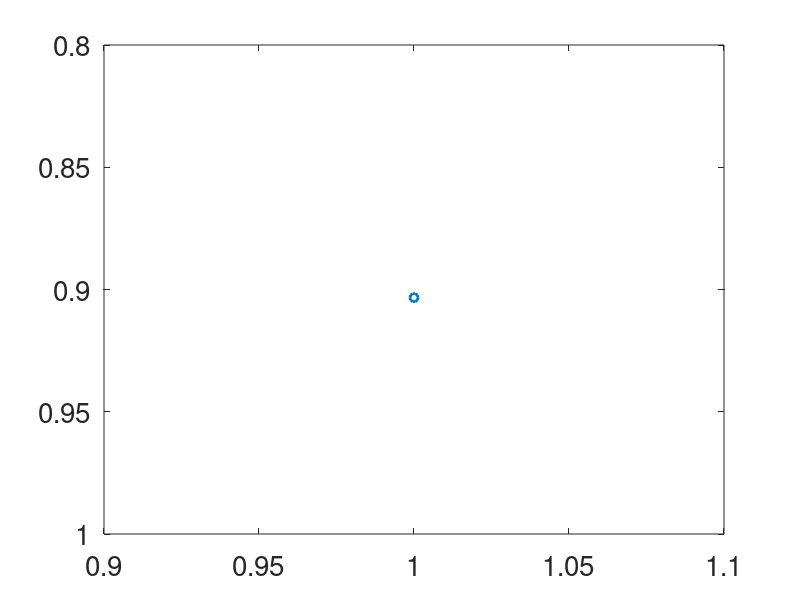

Write MATLAB code to recreate this figure. (Note: this script raises an error after producing the figure.)
function chain_phase_oscil(a,e,Noscils)
 % a is the coupling strength. e is the difference of intrinsic frequencies
 % from one oscillator to the next (typically negative, to get a head to
 % tail traveling wave). Noscils is the number of oscillators.
 close all
if nargin<1
    a = 2; % Coupling strength. FEEL FREE TO CHANGE
end
if nargin<2
    e=pi;  % Difference of intrinsic frequencies from one oscillator to the next. FEEL FREE TO CHANGE
end
if nargin<3
    Noscils=2;  % Number of oscillators. FEEL FREE TO CHANGE
end
close all

disp(sprintf('\n Noscils: %d,   Difference of freq: e=%.2f  Coupling strength a=%0.2f\n',Noscils,e,a))

% Set the frequency values to the oscillators. CHANGE FOR QUESTIONS 6.b
% Oscillator 1 is the head. Oscillator Noscils is the tail
omega = 2*pi*ones(Noscils, 1);
for i=2:Noscils
    omega(i)=omega(i-1)+e;
    %omega(i)=omega(1)+exp((i-1/Noscils)^5)*e*Noscils;
    %omega(i)=omega(i-1)*0.96;
end
dif_omega = diff(omega);


% USE HERE WHAT YOU KNOW FROM THE ANALYSIS PRESENTED IN THE LECTURE TO
% PREDICT WHETHER THE SYSTEM WILL CONVERGE OR NOT.

% COMPUTE THE COUPLING MATRIX
d = -2*ones(Noscils-1,1);
d1= ones(Noscils-2,1);
A = a*(diag(d,0) + diag(d1,1) + diag(d1,-1));

% Compute the fixed points
% COMPUTE THE VECTOR S
S = -(A\dif_omega);

% DETERMINE THE SYNCHRONIZATION CRITERION: (example
% synchronization_achieved=a>12 )
synchronization_achieved = a>=abs(e)*Noscils*Noscils/8;

if synchronization_achieved
    disp(sprintf('Synchronization achieved:\n'));
    % COMPUTE THE FIXED POINTS FOR THE PHASE DIFFERENCES:
    fixed_points = asin(S)
        
    figure(1)
    plot(fixed_points,'o-','LineWidth',2)
    set(gca,'FontSize',20)
    set(gca,'YDir','Reverse')
    aa=axis;
    axis([0 Noscils aa(3) 0])
    xlabel('Oscillator')
    ylabel('Stable phase difference')
    hold off
    print -dpng chain_phase_oscil_phases.png
end

% Running the dynamical system

dt = 0.01;
t_end = 20;

% evolution of the different oscillators
dtheta = zeros(Noscils,1);
theta  = 2*pi*(rand(Noscils,1)-0.5); % Random initial conditions

counter = 0;
% Euler integration (NOTE: FEEL FREE TO IMPLEMENT AS A RUNGE-KUTA
% INTEGRATION)
for t=0:dt:t_end
    counter = counter+1;

        % apply a mechanical input to the tail segment
    % UPDATE HERE THE TERM TO APPLY A PERIODIC FORCING TERM, CF QUESTION
    % 6.C
    a_sens = 0;
    omega_mech = 2*pi*0.9;
    
    % Evolution of the different oscillators
    % COMPUTE THE DERIVATIVES OF THETA FOR THE DIFFERENT OSCILLATORS    
    dtheta = omega + [a*sin(theta(2:end)-theta(1:end-1)); a_sens*sin(omega_mech*t-theta(end))] + [0; a*sin(theta(1:end-1)-theta(2:end))]; 
   
    % Euler integration
    theta = theta + dtheta*dt;
    
    %keep logs
    T(counter) = t;
    THETA(counter,:) = theta;
    DTHETA(counter,:) = dtheta;
    X(counter,:)  = cos(theta);
end

% Estimate the resulting frequencies of each oscillators by taking the
% average rate of each oscillators for the last 20 time steps
for i=1:Noscils
    resulting_freq(i) = mean(DTHETA([end-20 end], i));
end

% Make figures and plots

figure(2)
subplot(211)
hold on
set(gca,'FontSize',20)
for (i=1:Noscils)
    X_shifted(:,i) = X(:,i) + 1 + Noscils-i;
end
plot(T,X_shifted,'LineWidth',2)
axis([0 t_end -0.2 Noscils+1.2])
set(gca,'ytick',[])
xlabel('Time')
ylabel('Oscillations')

subplot(212)
hold on
set(gca,'FontSize',20)
plot(T,mod(diff(THETA')',2*pi),'LineWidth',2)
if abs(S)<=1.0
    plot(T(end),fixed_points,'o')
end
axis([0 t_end 0 2*pi])
xlabel('Time')
ylabel('Phase differences')
print -dpng chain_phase_oscil.png

figure(3)
hold   on
set(gca,'FontSize',20)

if   a_sens == 0.0
    plot([1: Noscils],omega,'o-',[1: Noscils],resulting_freq,'o-','LineWidth',2)
    legend('Intrinsic', 'Resulting','location','best')
else
    plot([1: Noscils],omega,'o-',[1: Noscils],resulting_freq,'o-',Noscils,omega_mech,'o','LineWidth',2)
    legend('Intrinsic', 'Resulting','Mechanical','location','best')
end

axis([1 Noscils 0 max(omega)+1])
xlabel('Oscillator')
ylabel('Frequencies')
print -dpng chain_phase_oscil_freq.png
end
